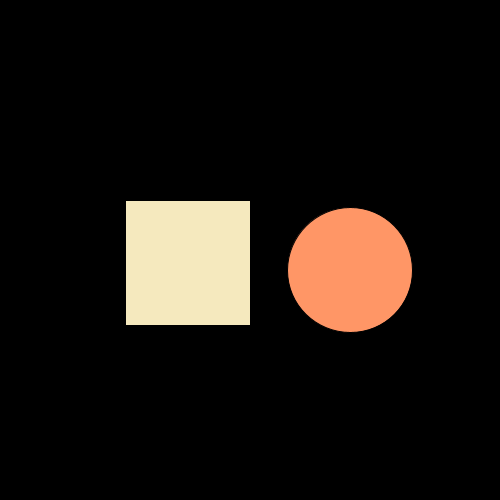
Frame 1 (no input)
Frame 60 (the mouse pressed at the canvas centre just before this capture): identical to frame 1, image omitted
Frame 120 (the mouse held since frame 60 and released just before this capture): identical to frame 1, image omitted

The Processing sketch that drew this single still picture (run headless with seeded random() and noise(); from frame 60 on, the mouse is pressed at the canvas centre):

// Processing sketch: processing_89817
// ── processing_89817.pde

void setup() {
  size(500, 500);
}
/*
void draw(){
 background(0);
 //if my mouse is on the right, circle appears
 if( mouseX> width/2) {
 
 ellipse(width/2, height/2, 50, 50);
 }
 //
 else{
 rect(0,0, 50, 50);
 }
 
 println("moving on..");
 }
 */

void draw() {
  background(0);
  //if my mouse is on the right, circle appears

  fill(245, 233, 190);
  rect(125, 200, width/4, height/4);
  if ((mouseX>125) && (mouseX<240)) {
    fill(23, 76, 79);
    rect(125, 200, width/4, height/4);
  }


    fill(255, 150, 102);
    ellipse(350, 270, width/4, height/4);
  
   if ((mouseX>280) && (mouseX<410)) {
    fill(32, 113, 120);
    ellipse(350, 270, width/4, height/4);
  }


  /*ellipse
   
   
   //
  /*
   else if ((mouseX>width/3 && mouseX<2*width/3)){
   fill(0, 255, 0);
   rect(width/3, 0, width/3, height);}
   else{
   fill(0, 0, 255);
   rect(2*width/3, 0, width/3, height);
   
   }
   */
}
